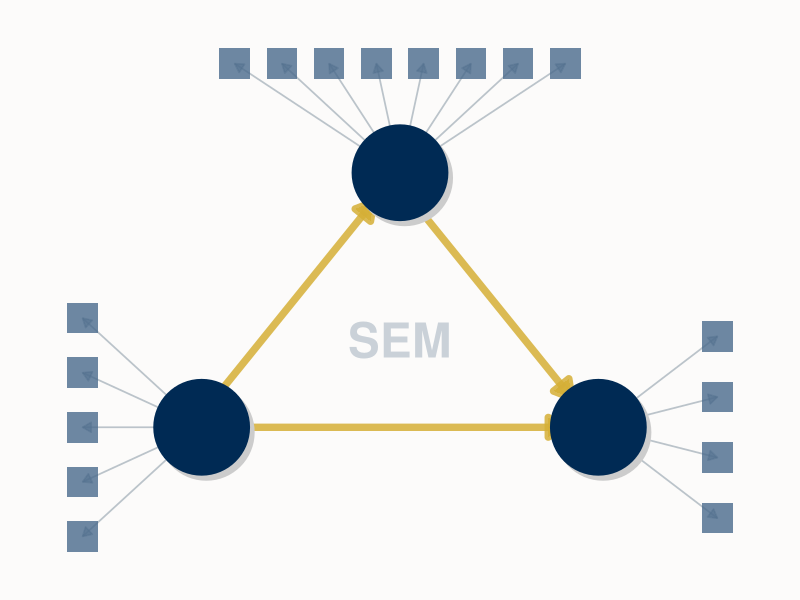

Write the R code that produced this figure.
## ---- chunk 1
#| echo: false
#| message: false
library(ggplot2)
library(dplyr)

# 1. Define Latent Constructs (matching SOP, NGSE, and PASS)
latents <- data.frame(
  id = c("SOP", "NGSE", "PASS"),
  label = c("SOP", "NGSE", "PASS"),
  x = c(3, 6, 9),    # Left, Top-Middle, Right
  y = c(4, 7.5, 4)   # Forming a triangle layout
)

# 2. Define Observed Indicators
# Function to generate indicator nodes
gen_obs <- function(latent_id, lx, ly, n, offset_x, offset_y, spread_x, spread_y) {
  data.frame(
    id = paste0(latent_id, "_", 1:n),
    x = lx + offset_x + seq(-spread_x/2, spread_x/2, length.out = n),
    y = ly + offset_y + seq(-spread_y/2, spread_y/2, length.out = n)
  )
}

# SOP points left, NGSE points up, PASS points right (matching your layout)
observed <- bind_rows(
  gen_obs("SOP", 3, 4, 5, offset_x = -1.8, offset_y = 0, spread_x = 0, spread_y = 3),
  gen_obs("NGSE", 6, 7.5, 8, offset_x = 0, offset_y = 1.5, spread_x = 5, spread_y = 0),
  gen_obs("PASS", 9, 4, 4, offset_x = 1.8, offset_y = 0, spread_x = 0, spread_y = 2.5)
)

# 3. Define the Structural Paths (Mediation Model: SOP -> NGSE, SOP -> PASS, NGSE -> PASS)
structural_paths <- data.frame(
  from_x = c(3.2, 3.4, 6.2),
  from_y = c(4.4, 4.0, 7.1),
  to_x = c(5.6, 8.5, 8.6),
  to_y = c(7.1, 4.0, 4.4)
)

# 4. Define the Measurement Paths
measurement_paths <- bind_rows(
  lapply(1:nrow(latents), function(i) {
    obs_sub <- observed[grepl(latents$id[i], observed$id), ]
    data.frame(
      from_x = latents$x[i], from_y = latents$y[i],
      to_x = obs_sub$x,      to_y = obs_sub$y
    )
  })
)

# 5. Build the Eye-Catching Plot
cover_art_custom <- ggplot() +
  
  # Structural paths (thick, glowing gold)
  geom_segment(data = structural_paths,
               aes(x = from_x, y = from_y, xend = to_x, yend = to_y),
               arrow = arrow(length = unit(0.5, "cm"), type = "closed"),
               color = "#D4AF37", linewidth = 2.5, alpha = 0.85) +
  
  # Measurement paths (subtle slate/blue)
  geom_segment(data = measurement_paths,
               aes(x = from_x, y = from_y, xend = to_x, yend = to_y),
               arrow = arrow(length = unit(0.25, "cm"), type = "closed"),
               color = "#7A8B99", linewidth = 0.6, alpha = 0.5) +
               
  # Observed variables (Squares)
  geom_point(data = observed, aes(x = x, y = y), 
             shape = 15, size = 10, color = "#4A6B8C", alpha = 0.8) +
             
  # Latent variables (Circles with subtle shadow effect)
  geom_point(data = latents, aes(x = x+0.07, y = y-0.07), size = 32, color = "gray80") +
  geom_point(data = latents, aes(x = x, y = y), size = 32, color = "#002A54") +
            
  # Abstract background typography
  annotate("text", x = 6, y = 5.2, label = "SEM", 
           size = 12, fontface = "bold", color = "#002A54", alpha = 0.2, lineheight = 0.8) +
           
  # Canvas scaling and theme
  coord_cartesian(xlim = c(0.5, 11.5), ylim = c(2, 9.5)) +
  theme_void() +
  theme(
    plot.background = element_rect(fill = "#FCFBFA", color = NA),
    panel.background = element_rect(fill = "#FCFBFA", color = NA)
  )

# Display and optionally save
print(cover_art_custom)

# Save high-res for the website index
# ggsave("cover_art.png", cover_art_custom, width = 10, height = 6.5, dpi = 300)
